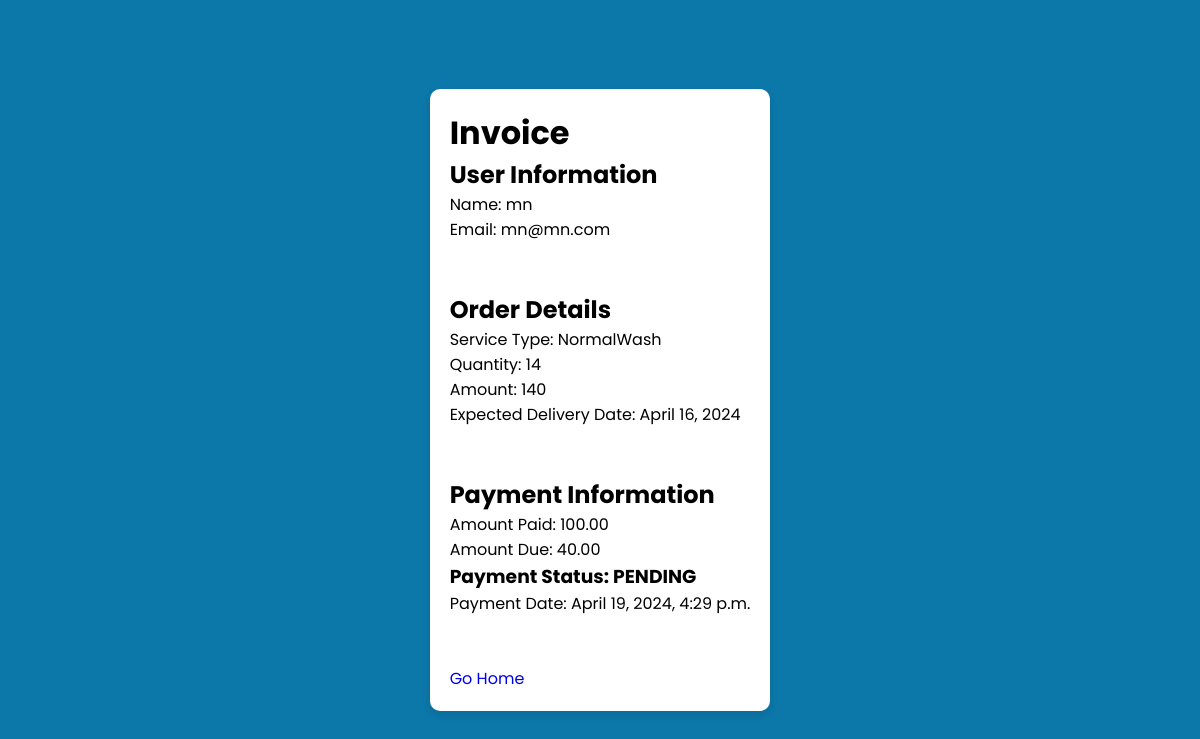
/invoice/26/, run on the app's committed database.
### userModule/models.py (models this page shows, shortened)
class Usertbl(models.Model):
    USER_TYPE_CHOICES = [
        ('USER', 'user'),
        ('STAFF', 'staff'),
        ('ADMIN', 'admin'),
    ]
    user = models.OneToOneField(User, on_delete=models.CASCADE)
    usertype = models.CharField(max_length=10, choices=USER_TYPE_CHOICES)
    username = models.TextField(max_length=255, blank=False)
    useremail = models.EmailField(max_length=254, unique=True, blank=False, null=False)
    is_staff = models.BooleanField(default=False)  # New Field For Host
    is_admin = models.BooleanField(default=False)  # New Field For Admin

class Orderstbl(models.Model):
    SERVICE_TYPE_CHOICES = [
        ('Dryclean', 'Dryclean'),
        ('NormalWash', 'NormalWash'),
    ]
    user = models.ForeignKey(Usertbl, on_delete=models.CASCADE, null=False)
    service_type = models.CharField(max_length=20, choices=SERVICE_TYPE_CHOICES, null=False)
    quantity = models.IntegerField()
    amount = models.IntegerField()
    expected_delivery_date = models.DateField()
    payment_completed = models.BooleanField(default=False)
    delivery_status = models.CharField(max_length=100, blank=True, null=True)

class Payment(models.Model):
    PAYMENT_STATUS_CHOICES = [
        ('SUCCESS', 'Success'),
        ('PENDING', 'Pending'),
        ('FAILED', 'Failed'),
    ]
    order = models.ForeignKey(Orderstbl, on_delete=models.CASCADE, null=False)
    amount_paid = models.DecimalField(max_digits=10, decimal_places=2, validators=[MinValueValidator(0)])
    due_amount = models.DecimalField(max_digits=10, decimal_places=2, validators=[MinValueValidator(0)], default=0.0)
    payment_status = models.CharField(max_length=10, choices=PAYMENT_STATUS_CHOICES, default='PENDING')
    payment_date = models.DateTimeField(auto_now_add=True)

### userModule/views.py (the view)
# urls.py: path('invoice/<int:order_id>/', invoice, name='invoice'),
def invoice(request, order_id):
    order = Orderstbl.objects.get(pk=order_id)
    user = order.user
    payment = Payment.objects.filter(order=order).first()  # Assuming there's only one payment per order
    context = {
        'order': order,
        'user': user,
        'payment': payment,
    }
    return render(request, 'userM/invoice.html', context)

### templates/userM/invoice.html (shortened to what this page needs)
{% extends 'base.html'%}
{% load static %}
{% block extrahead %}
<link rel="stylesheet" href="{% static 'css/invoice.css' %}">
{% endblock extrahead %}
{% block content %}
<div class="card">
    <div class="invoice">
        <h1>Invoice</h1>
        <div class="user-info">
            <h2>User Information</h2>
            <p>Name: {{ user.username }}</p>
            <p>Email: {{ user.useremail }}</p>
        </div>
        <br>
        <br>
        <div class="order-details">
            <h2>Order Details</h2>
            <p>Service Type: {{ order.service_type }}</p>
            <p>Quantity: {{ order.quantity }}</p>
            <p>Amount: {{ order.amount }}</p>
            <p>Expected Delivery Date: {{ order.expected_delivery_date }}</p>
        </div>
        <br>
        <br>
        <div class="payment-info">
            <h2>Payment Information</h2>
            <p>Amount Paid: {{ payment.amount_paid }}</p>
            <p>Amount Due: {{ payment.due_amount }}</p>
            <h3>Payment Status: {{ payment.payment_status }}</h3>
            <p>Payment Date: {{ payment.payment_date }}</p>
        </div>
        <br>
        <br>
        <div class="submit">
            <a href="{% url 'user-w' %}">Go Home</a>
        </div>
    </div>
</div>
<section class="sticky">
    <div class="bubbles">
    </div>
</section>
{% endblock content %}

### static/css/invoice.css (style rules this page uses)
* { margin: 0; padding: 0; box-sizing: border-box; text-decoration: none; font-family: 'Poppins', sans-serif; }
body { display: flex; flex-direction: row; align-content: center; justify-content: center; align-items: center; height: 100vh; background-image: url(./third.jpg); }
body, html { width: 100%; height: 100%; }
body { margin: 0; padding: 0; background: #0c77a9; }
.bubbles { position: absolute; width: 100%; height: 100%; z-index: -2; overflow: hidden; top: 0; left: 0; }
.card { background-color: #ffffff; border-radius: 10px; box-shadow: 0 4px 8px rgba(0, 0, 0, 0.1); padding: 20px; margin: 20px; }

### data on the page
Usertbl: username "mn", useremail "mn@mn.com"
Orderstbl: service_type "NormalWash", quantity "14", amount "140", expected_delivery_date "April 16, 2024"
Payment: amount_paid "100.00", due_amount "40.00", payment_status "PENDING", payment_date "April 19, 2024, 4:29 p.m."
